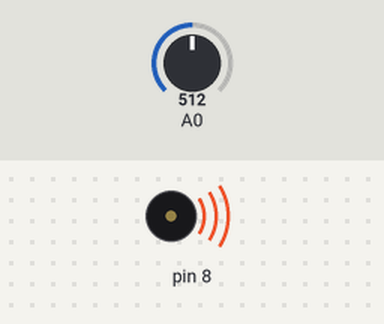
The sketch below on a simulated Arduino Uno, built with avr-gcc and run on an emulated ATmega328P. Shown: buzzer (waves = sounding). The test bench sets the inputs (shaded band); at power-on: A0 = 512. What the sketch prints to the serial monitor is not drawn.

Above: at 1.2 s.
1.3 s: A0 set to 524
At 1.8 s:
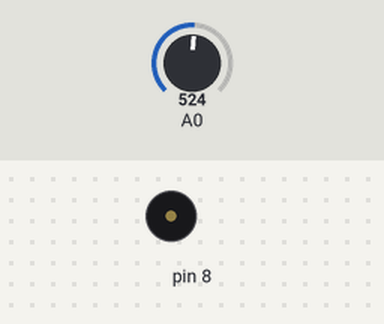
2.8 s: A0 set to 511
At 4.1 s:
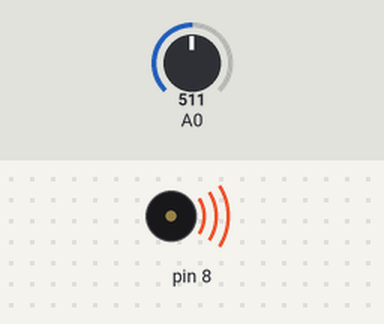
5.8 s: A0 set to 306
At 6.5 s:
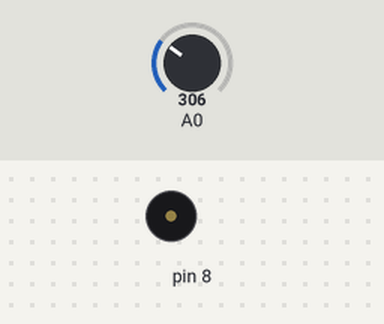
Timing chart, 0 to 8.8 s (numbered marks = the images above; inputs shaded):
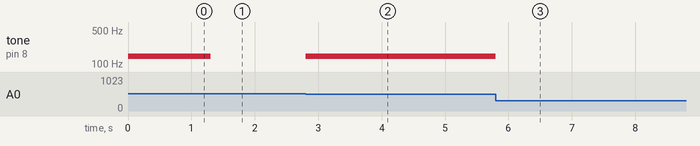

The sketch:

Projet_07.ino
```cpp
int keyVal;
int notes[] = {175, 145, 167, 131};
String names[4] = {"fa", "mi", "ré", "do"};


void setup() {
 Serial.begin(9600);

}

void loop() {
  keyVal = analogRead(A0);

  if (keyVal == 0) {
    noTone(8);
  }
  else if (keyVal == 1023) {
    tone(8, notes[0]);
    Serial.println(names[0]);
  }
  else if (510 <= keyVal && keyVal <= 512) {
    tone(8, notes[1]);
    Serial.println(names[1]);
  }
  else if (921 <= keyVal && keyVal <= 931) {
    tone(8, notes[2]);
    Serial.println(names[2]);
  }
  else if (969 <= keyVal && keyVal <=  971) {
    tone(8, notes[3]);
    Serial.println(names[3]);
  }
  else {
    noTone(8);
  }
}
```

Measured:
- the behaviour switches between 512 and 513 on A0 (found by bisection; images 0 and 1)
- after the input at 1.3 s, tone on pin 8: 145 Hz → silent at once
- after the input at 2.8 s, tone on pin 8: silent → 145 Hz at once
- after the input at 5.8 s, tone on pin 8: 145 Hz → silent at once
